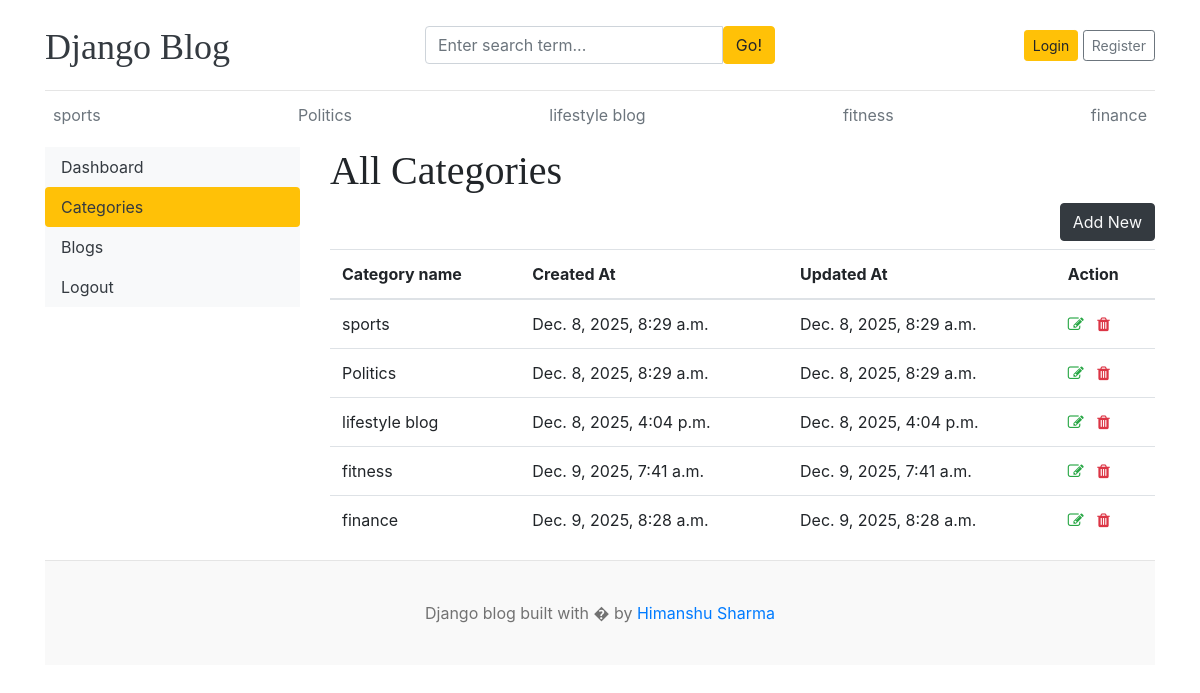
Page /dashboard/categories/ on the earlier database version.
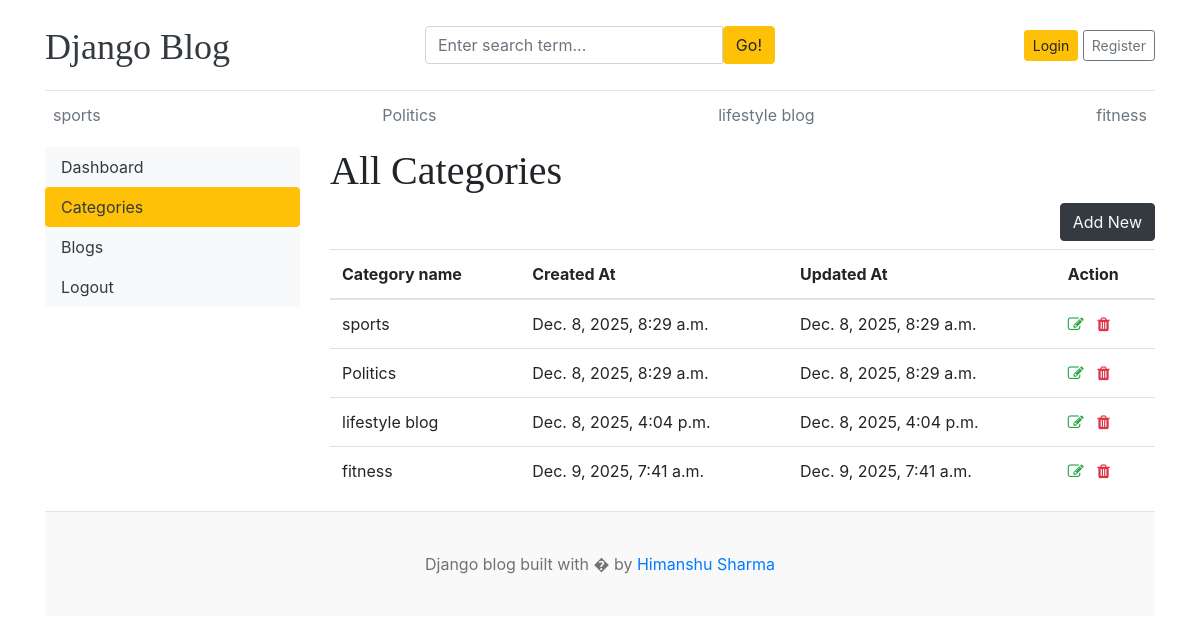
Same page on the later database version.
### blogs/models.py (models this page shows)
class Category(models.Model):
    category_name = models.CharField(max_length=50, unique=True)
    created_at = models.DateTimeField(auto_now_add=True)
    updated_at = models.DateTimeField(auto_now=True)
    class Meta:
        verbose_name_plural = 'categories'
    def __str__(self):
        return self.category_name

### dashboard/views.py (the view)
# urls.py: path('categories/', views.Categories, name='categories'),
def Categories(request):
    return render(request, 'dashboard/categories.html')

### blogs/context_processors.py (called while the page is built)
def get_categories(request):
    categories = Category.objects.all()
    return dict(categories=categories)

def get_social_link(request):
    social_link = SocialLink.objects.all()
    return dict(social_link = social_link )

### templates/dashboard/categories.html (shortened to what this page needs)
{% extends 'base.html' %}
{%block content %}
<div class='row'>
    {% include 'dashboard/sidebar.html'%}
    <div class='col-md-9'>
        <h1>All Categories</h1>
        <a href='{% url 'dashboard:add_category' %}' class='btn btn-dark text-light float-right mb-2'>Add New</a>
        <table class="table table-hover">
  <thead>
    <tr>
      <th>Category name</th>
      <th>Created At</th>
      <th>Updated At</th>
      <th>Action</th>
    </tr>
  </thead>
  <tbody>
    {% for cat in categories %}
    <tr>
      <td>{{cat}}</td>
      <td>{{cat.created_at}}</td>
      <td>{{cat.updated_at}}</td>
      <td>
        <a href="{% url 'dashboard:edit_category' cat.id %}"><i class="fa fa-edit text-success"></i></a>
        <a href="{% url 'dashboard:delete_category' cat.id %}"><i class='fa fa-trash text-danger'></i></a>
      </td>
    </tr>
    {% endfor %}
  </tbody>
</table>
    </div>
</div>
{%endblock%}

### templates/base.html (shortened to what this page needs)
{% load static%}
<!DOCTYPE html>
<html lang="en">
<head>
    <link href="https://getbootstrap.com/docs/4.0/dist/css/bootstrap.min.css" rel="stylesheet">
    <link href="{% static 'css/blog.css'%}" rel="stylesheet">
    <link rel="stylesheet" href="https://cdnjs.cloudflare.com/ajax/libs/font-awesome/4.7.0/css/font-awesome.min.css">
  </head>
<body>
    <div class="container">
      <header class="blog-header py-3">
        <div class="row flex-nowrap justify-content-between align-items-center">
          <div class="col-4 pt-1">
            <a class="blog-header-logo text-dark" href="/">Django Blog</a>
          </div>
          <div class='col-4'>
            <form action="{% url 'search' %}" method ='GET'>
              <div class="input-group">
                  <input class="form-control" type="text" name='keyword' value="{{keyword}}" placeholder="Enter search term..." aria-label="Enter search term..." aria-describedby="button-search" />
                  <button type='submit' class="btn btn-warning" id="button-search" type="button">Go!</button>
              </div>
            </form>
          </div>
          <div class="col-4 d-flex justify-content-end align-items-center">
            {% if user.is_authenticated %}
              <span><a href="{% url 'dashboard:dashboard' %}">Dashboard</span>
              &emsp;
              <span><a href="{% url 'logout' %}"> Logout</span>
            {% else %}
              <a class="btn btn-sm btn-warning" href="{% url 'login'%}">Login</a> &nbsp;
              <a class="btn btn-sm btn-outline-secondary" href="{% url 'register' %}">Register</a>
            {% endif %}
          </div>
        </div>
      </header>
      <div class="nav-scroller py-1 mb-2">
        <nav class="nav d-flex justify-content-between">
          {% for category in categories %}
          <a class="p-2 text-muted" href="{% url 'posts_by_category' category.id %}">{{category.category_name}}</a>
          {% endfor %}
        </nav>
      </div>
{% block content %}
{% endblock%}
<footer class="blog-footer">
  <p>Django blog built with � by <a href="#">Himanshu Sharma</a></p>
</footer>
</body>
</html>

Differences in the rows shown:
removed Category: category_name "finance", created_at "Dec. 9, 2025, 8:28 a.m.", updated_at "Dec. 9, 2025, 8:28 a.m."
